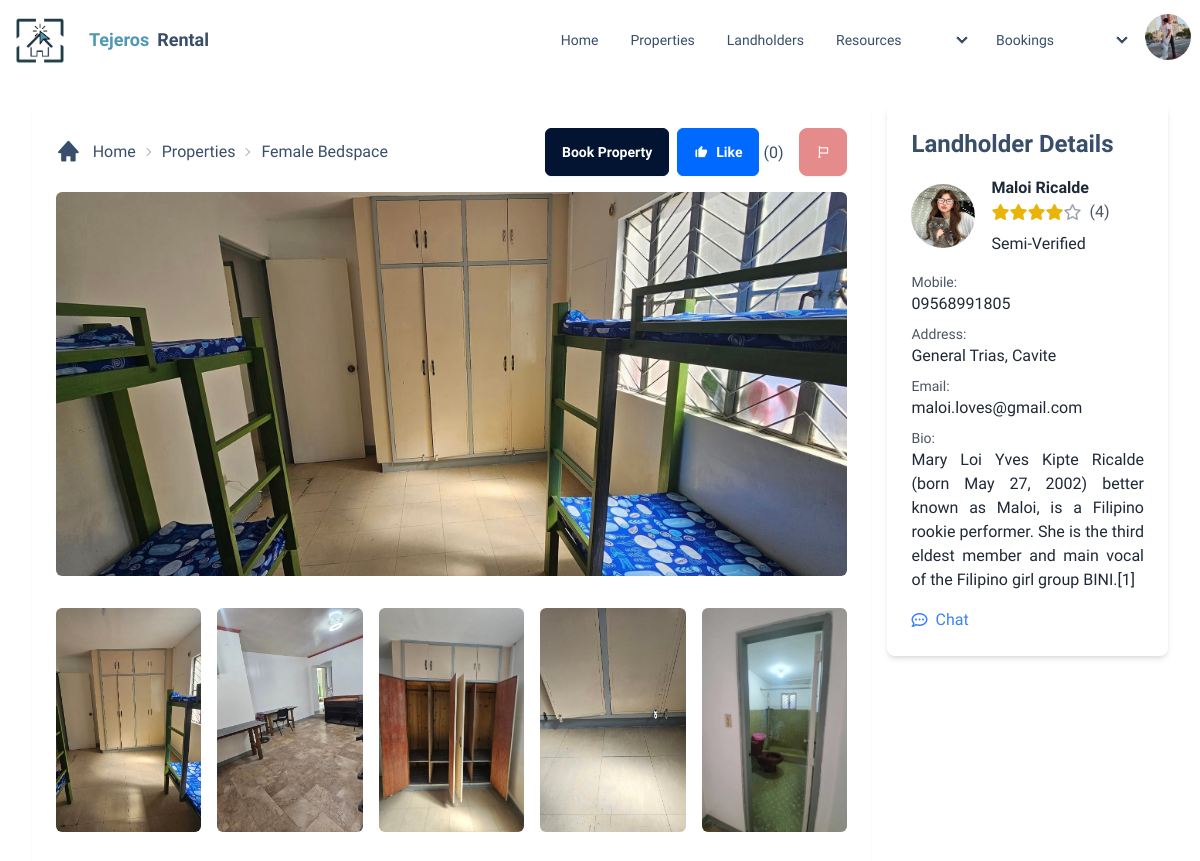
The page /property-details.php?pid=19 (signed in, upper part) on the database as committed earlier.
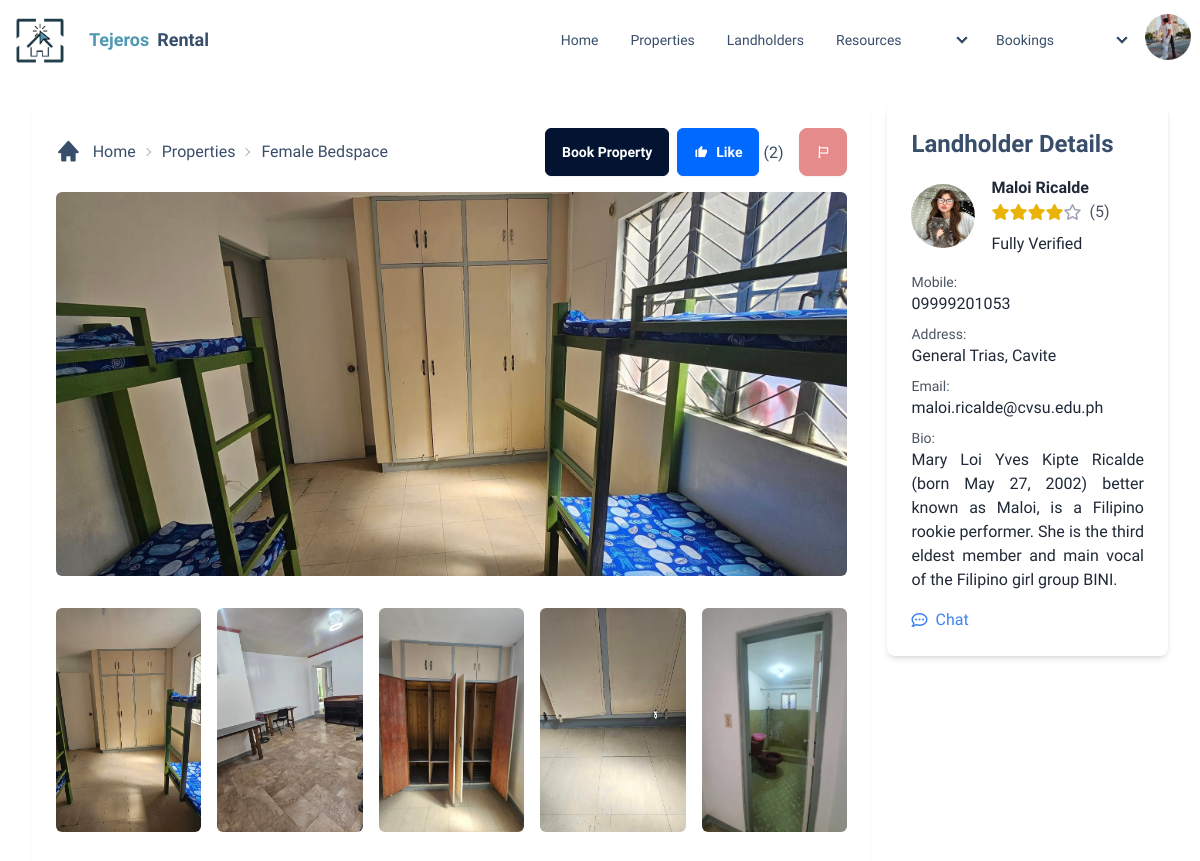
The same page on the database as committed later.
### tables this page shows
CREATE TABLE `landholders_tb` (
  `landholder_id` int(11) NOT NULL,
  `full_name` varchar(255) NOT NULL,
  `username` varchar(255) NOT NULL,
  `email` varchar(255) NOT NULL,
  `address` varchar(255) NOT NULL,
  `age` varchar(100) NOT NULL,
  `mobile` varchar(20) NOT NULL,
  `password` varchar(255) NOT NULL,
  `created_at` timestamp NOT NULL DEFAULT current_timestamp() ON UPDATE current_timestamp(),
  `profile_picture` varchar(50) NOT NULL DEFAULT 'default-icon.jpg',
  `bio` varchar(255) NOT NULL,
  `facebook` varchar(255) NOT NULL,
  `linkedin` varchar(255) NOT NULL,
  `instagram` varchar(255) NOT NULL,
  `account_age` varchar(255) NOT NULL DEFAULT 'New Landholder',
  `business_permit` varchar(255) NOT NULL,
  `permit_status` varchar(255) NOT NULL DEFAULT 'Validating',
  `verification_tier` varchar(50) NOT NULL DEFAULT 'Not Verified',
  `upload_attempts` int(11) DEFAULT 0
);

### property-details.php (the view, shortened to what the changed rows need)
<?php
include 'components/connection.php';
$property = null;
$landholder = null;
if (isset($_GET['pid'])) {
    $pid = $_GET['pid'];
    $select_property = $conn->prepare("SELECT * FROM `properties_tb` WHERE propertyId = ? AND status != 'Pending' AND status != 'Rejected'  AND is_deleted = 0");
    $select_property->execute([$pid]);
    $property = $select_property->fetch(PDO::FETCH_ASSOC);
    if ($property && isset($property['landholder_id'])) {
        $landholderId = $property['landholder_id'];
        $select_landholder = $conn->prepare("SELECT * FROM `landholders_tb` WHERE landholder_id = ?");
        $select_landholder->execute([$landholderId]);
        $landholder = $select_landholder->fetch(PDO::FETCH_ASSOC);
    }
}
$userId = $_SESSION['user_id'];
$propertyId = $property['propertyId'];
$checkLikeQuery = $conn->prepare("SELECT * FROM likes_tb WHERE user_id = ? AND propertyId = ?");
$checkLikeQuery->execute([$userId, $propertyId]);
if ($checkLikeQuery->rowCount() > 0) {
    $likeButton = '
    <button type="submit" name="like_property" class="btn btn-success hover:bg-red-600 text-white px-4 py-2 rounded-md">
        <i class="bx bxs-like"></i> Liked
    </button>';
} else {
    $likeButton = '
    <button type="submit" name="like_property" class="btn btn-primary hover:bg-green-600 text-white px-4 py-2 rounded-md">
        <i class="bx bxs-like"></i> Like
    </button>';
}
$countLikesQuery = $conn->prepare("SELECT COUNT(*) AS like_count FROM likes_tb WHERE propertyId = ?");
$countLikesQuery->execute([$propertyId]);
$likeCountResult = $countLikesQuery->fetch(PDO::FETCH_ASSOC);
$likeCount = $likeCountResult['like_count'];
$likeButton .= " ($likeCount)";
if ($property && isset($property['landholder_id'])) {
    $landholderId = $property['landholder_id'];
    $select_landholder = $conn->prepare("
SELECT lh.*,
COALESCE(AVG(r.rating), 0) AS average_rating,
COUNT(r.rating) AS rating_count
FROM `landholders_tb` lh
LEFT JOIN `user_ratings` r ON lh.landholder_id = r.landholder_id
WHERE lh.landholder_id = ?
");
    $select_landholder->execute([$landholderId]);
    $landholder = $select_landholder->fetch(PDO::FETCH_ASSOC);
}
?>
<!DOCTYPE html>
<html lang="en" data-theme="winter">
<head>
    <link href="https://cdn.jsdelivr.net/npm/daisyui@4.8.0/dist/full.min.css" rel="stylesheet">
    <script src="https://cdn.tailwindcss.com"></script>
    <link rel="stylesheet" href="https://cdnjs.cloudflare.com/ajax/libs/font-awesome/6.1.1/css/all.min.css">
    <link href='https://unpkg.com/boxicons@2.1.4/css/boxicons.min.css' rel='stylesheet'>
    <link rel="stylesheet" href="https://unpkg.com/leaflet/dist/leaflet.css">
    <link rel="stylesheet" href="css/style.css">
</head>
<body>
    <div class=" py-6 sm:px-6 lg:px-8">
        <div class="flex justify-between items-start">
            <div class="bg-white overflow-hidden shadow-sm sm:rounded-lg w-3/4">
                <div class="p-6 bg-white border-b border-gray-200">
                    <div class="flex justify-between items-center">
                        <div class="flex items-center mb-4">
                            <a href="booking.php?pid=<?= htmlspecialchars($pid); ?>" class="btn btn-neutral hover:bg-blue-600 text-white px-4 px-2 mr-2 py-2 rounded-md">Book Property</a>
                            <form method="post" class="mr-4">
                                <?php echo $likeButton; ?>
                            </form>
                            <button type="button" class="btn btn-error text-white" id="reportButton">
                                <i class='bx bx-flag'></i>
                            </button>
                        </div>
                    </div>
                </div>
            </div>
            <?php if ($landholder) : ?>
                <div class="bg-white p-6 rounded-lg shadow-md w-1/4 ml-4">
                    <h2 class="text-2xl font-bold mb-4">Landholder Details</h2>
                    <div class="flex items-center space-x-4">
                        <?php if (!empty($landholder['profile_picture'])) : ?>
                            <img src="uploaded_image/<?= htmlspecialchars($landholder['profile_picture']); ?>" alt="<?= htmlspecialchars($landholder['full_name']); ?>" class="w-16 h-16 rounded-full">
                        <?php endif; ?>
                        <div>
                            <p class="font-bold text-gray-800"><?= htmlspecialchars($landholder['full_name']); ?></p>
                            <div class="flex items-center">
                                <?php
                                $averageRating = round($landholder['average_rating']);
                                for ($i = 1; $i <= 5; $i++) {
                                    if ($i <= $averageRating) {
                                        echo '<i class="fas fa-star text-yellow-500"></i>';
                                    } else {
                                        echo '<i class="far fa-star text-gray-400"></i>';
                                    }
                                }
                                ?>
                                <span class="ml-2 text-gray-600">(<?= htmlspecialchars($landholder['rating_count']); ?>)</span>
                            </div>
                            <p class="mt-2 text-gray-800"> <?= htmlspecialchars($landholder['verification_tier']); ?></p>
                        </div>
                    </div>
                    <form class="mt-4">
                        <div class="mb-2">
                            <label class="block text-sm font-medium text-gray-600">Mobile:</label>
                            <p class="text-gray-800"><?= htmlspecialchars($landholder['mobile']); ?></p>
                        </div>
                        <div class="mb-2">
                            <label class="block text-sm font-medium text-gray-600">Address:</label>
                            <p class="text-gray-800"><?= htmlspecialchars($landholder['address']); ?></p>
                        </div>
                        <div class="mb-2">
                            <label class="block text-sm font-medium text-gray-600">Email:</label>
                            <p class="text-gray-800"><?= htmlspecialchars($landholder['email']); ?></p>
                        </div>
                        <div class="mb-2">
                            <label class="block text-sm font-medium text-gray-600">Bio: </label>
                            <p class="text-gray-800 text-justify"><?= htmlspecialchars($landholder['bio']); ?></p>
                        </div>
                        <div class="flex justify-between items-center mt-4">
                            <a href="chat.php?receiver_id=<?= htmlspecialchars($landholder['landholder_id']); ?>" class="text-blue-500 hover:text-blue-700 flex items-center">
                                <i class="far fa-comment-dots mr-2"></i> Chat
                            </a>
                        </div>
                    </form>
                </div>
            <?php endif; ?>
        </div>
    </div>
</body>
</html>

Rows that differ between the two databases and show on the page:
changed landholders_tb "Maloi Ricalde": verification_tier "Semi-Verified" → "Fully Verified"; mobile "09568991805" → "09999201053"; email "maloi.loves@gmail.com" → "maloi.ricalde@cvsu.edu.ph"; bio "…the Filipino girl group BINI.[1]" → "…the Filipino girl group BINI."
Other text that changed with them:
$likeButton: "(0)" → "(2)"
$landholder['rating_count']: "4" → "5"
